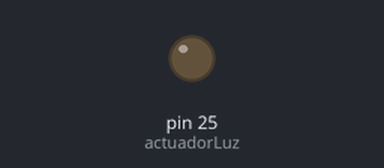
The program below on a simulated MicroPython board. On the bench: output pins drawn as LEDs (lit = HIGH).

Above: at 0.1 s.
At 1.1 s:
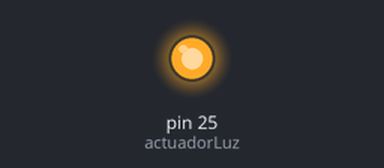
Timing chart, 0 to 2.6 s (numbered marks = the images above):
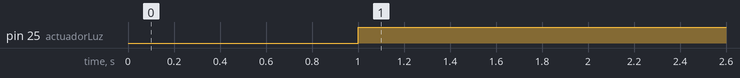

The program:

circuitoLuz.py
```python
from machine import Pin
from time import sleep

sensorLuz = Pin(22,Pin.IN)
actuadorLuz = Pin (25,Pin.OUT)

while True:
  estado = sensorLuz.value()
  sleep(1)

  if estado == 1:
     actuadorLuz.value(0)
  else:
     actuadorLuz.value(1)
```

Measured:
- by itself, pin 25 (actuadorLuz): LOW → HIGH at 1.0 s
